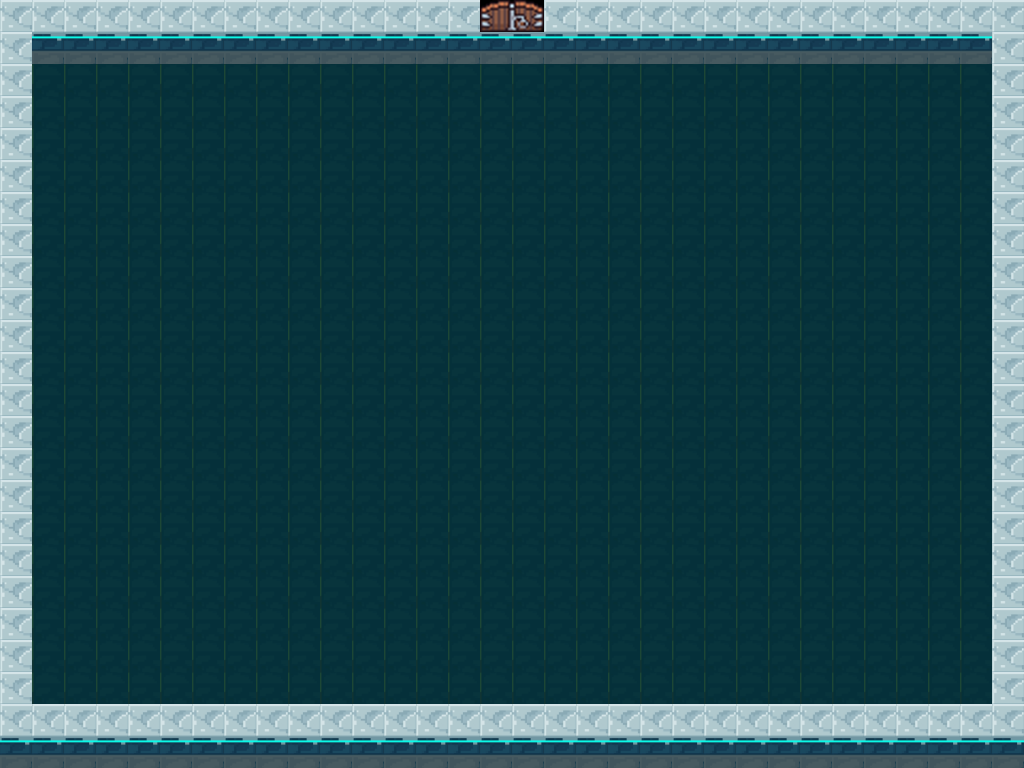

Below is a game level as drawn by its tile map, then a one-line description and the .tmx that defines it (tile-layer data replaced by summaries):
An orthogonal 32x24 tile map with 32x32 px tiles, 2 tile layers (lobby, barrier) and 1 object (hero).

<map version="1.0" tiledversion="1.0.3" orientation="orthogonal" renderorder="right-down" width="32" height="24" tilewidth="32" tileheight="32" nextobjectid="4">
 <tileset firstgid="1" source="material.tsx" />
 <layer name="lobby" width="32" height="24">
  <data>[768 cells, 768 non-empty, 5 distinct tile ids]</data>
 </layer>
 <layer name="barrier" width="32" height="24" opacity="0">
  <data>[768 cells, 104 non-empty, 1 distinct tile ids]</data>
 </layer>
 <objectgroup name="objects">
  <object id="1" name="hero" x="496" y="352" width="32" height="32" />
 </objectgroup>
</map>
